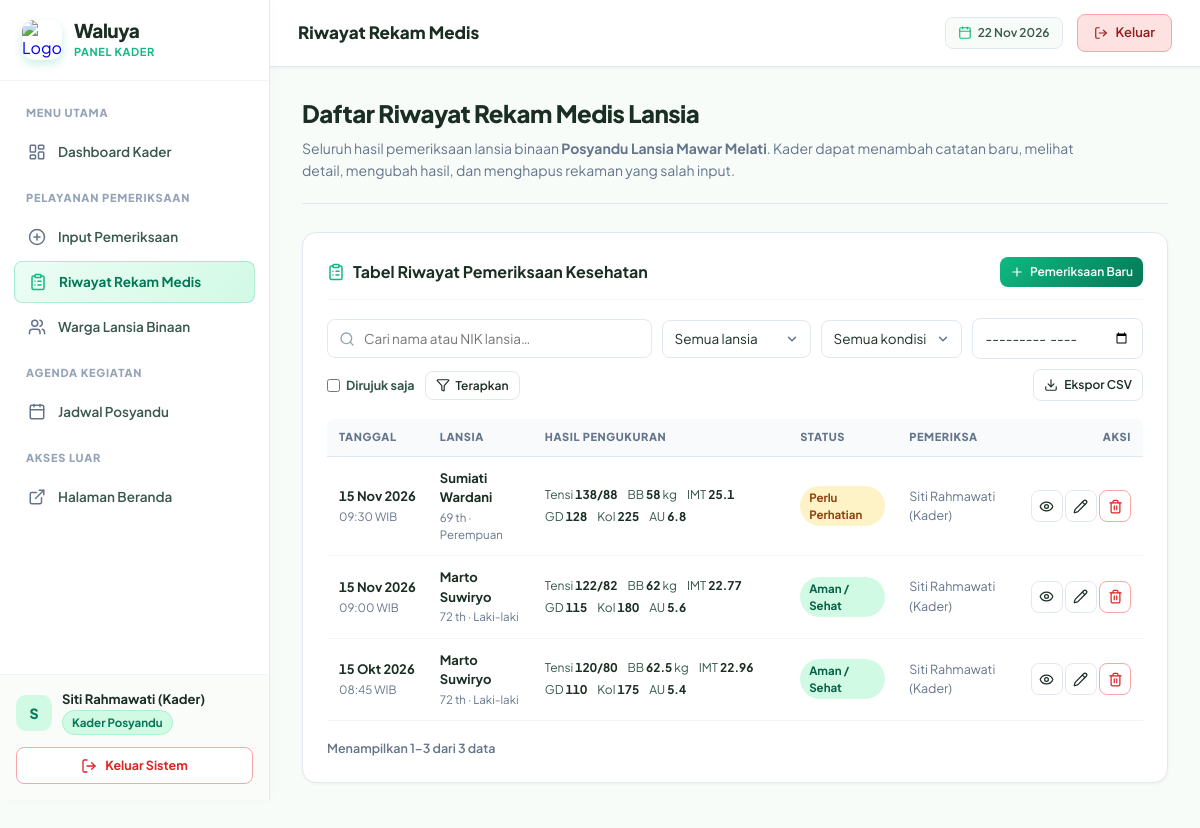
Screenshot of /kader/riwayat.php (signed in) with the database file from the repository.
### tables this page shows
CREATE TABLE `kader` (
  `id_kader` INT UNSIGNED NOT NULL AUTO_INCREMENT,
  `id_user` INT UNSIGNED NOT NULL UNIQUE,
  `id_posyandu` INT UNSIGNED NOT NULL,
  `nik` CHAR(16) NOT NULL UNIQUE,
  `jabatan` ENUM('Ketua', 'Sekretaris', 'Bendahara', 'Anggota') NOT NULL DEFAULT 'Anggota',
  `tanggal_bergabung` DATE NOT NULL,
  `status_kader` ENUM('aktif', 'cuti', 'nonaktif') NOT NULL DEFAULT 'aktif',
  `created_at` DATETIME NOT NULL DEFAULT CURRENT_TIMESTAMP,
  `updated_at` DATETIME NOT NULL DEFAULT CURRENT_TIMESTAMP ON UPDATE CURRENT_TIMESTAMP,
  PRIMARY KEY (`id_kader`),
  CONSTRAINT `fk_kader_user` FOREIGN KEY (`id_user`) REFERENCES `users` (`id_user`) ON DELETE CASCADE ON UPDATE CASCADE,
  CONSTRAINT `fk_kader_posyandu` FOREIGN KEY (`id_posyandu`) REFERENCES `posyandu` (`id_posyandu`) ON DELETE RESTRICT ON UPDATE CASCADE
);

CREATE TABLE `posyandu` (
  `id_posyandu` INT UNSIGNED NOT NULL AUTO_INCREMENT,
  `nama_posyandu` VARCHAR(100) NOT NULL,
  `alamat` VARCHAR(255) NOT NULL,
  `rt` VARCHAR(5) NOT NULL,
  `rw` VARCHAR(5) NOT NULL,
  `kelurahan` VARCHAR(100) NOT NULL,
  `kecamatan` VARCHAR(100) NOT NULL,
  `kota` VARCHAR(100) NOT NULL,
  `puskesmas_pembina` VARCHAR(100) NOT NULL,
  `kontak_posyandu` VARCHAR(30) NULL,
  `status` ENUM('aktif', 'nonaktif') NOT NULL DEFAULT 'aktif',
  `created_at` DATETIME NOT NULL DEFAULT CURRENT_TIMESTAMP,
  `updated_at` DATETIME NOT NULL DEFAULT CURRENT_TIMESTAMP ON UPDATE CURRENT_TIMESTAMP,
  PRIMARY KEY (`id_posyandu`)
);

CREATE TABLE `riwayat_kesehatan` (
  `id_riwayat` INT UNSIGNED NOT NULL AUTO_INCREMENT,
  `id_lansia` INT UNSIGNED NOT NULL,
  `id_kader` INT UNSIGNED NULL COMMENT 'Kader yang melakukan pemeriksaan fisik',
  `tanggal_pemeriksaan` DATE NOT NULL,
  `waktu_pemeriksaan` TIME NOT NULL,
  
   
  `berat_badan` DECIMAL(5,2) NOT NULL COMMENT 'kg',
  `tinggi_badan` DECIMAL(5,2) NOT NULL COMMENT 'cm',
  `imt` DECIMAL(5,2) NOT NULL COMMENT 'Indeks Massa Tubuh',
  `status_imt` ENUM('Kurus', 'Normal', 'Kelebihan BB', 'Obesitas') NOT NULL DEFAULT 'Normal',
  
   
  `tensi_sistolik` INT NOT NULL COMMENT 'mmHg (contoh: 120)',
  `tensi_diastolik` INT NOT NULL COMMENT 'mmHg (contoh: 80)',
  `status_tensi` ENUM('Hipotensi', 'Normal', 'Pra-hipertensi', 'Hipertensi 1', 'Hipertensi 2') NOT NULL DEFAULT 'Normal',
  `detak_jantung` INT NOT NULL COMMENT 'bpm (contoh: 78)',
  `suhu_tubuh` DECIMAL(4,2) NOT NULL COMMENT 'Celcius (contoh: 36.50)',
  
   
  `gula_darah` INT NULL COMMENT 'mg/dL (contoh: 110)',
  `status_gula_darah` ENUM('Rendah', 'Normal', 'Tinggi') NULL,
  `kolesterol` INT NULL COMMENT 'mg/dL (contoh: 180)',
  `status_kolesterol` ENUM('Normal', 'Tinggi') NULL,
  `asam_urat` DECIMAL(4,2) NULL COMMENT 'mg/dL (contoh: 5.2)',
  `status_asam_urat` ENUM('Normal', 'Tinggi') NULL,
  
   
  `keluhan` TEXT NULL COMMENT 'Keluhan fisik dari lansia',
  `catatan_kader` TEXT NULL COMMENT 'Tindakan atau saran gizi dari kader',
  `status_kondisi` ENUM('Aman / Sehat', 'Perlu Perhatian', 'Risiko Tinggi') NOT NULL DEFAULT 'Aman / Sehat',
  `rujukan_puskesmas` ENUM('Ya', 'Tidak') NOT NULL DEFAULT 'Tidak',
  
  `created_at` DATETIME NOT NULL DEFAULT CURRENT_TIMESTAMP,
  `updated_at` DATETIME NOT NULL DEFAULT CURRENT_TIMESTAMP ON UPDATE CURRENT_TIMESTAMP,
  PRIMARY KEY (`id_riwayat`),
  CONSTRAINT `fk_riwayat_lansia` FOREIGN KEY (`id_lansia`) REFERENCES `lansia` (`id_lansia`) ON DELETE CASCADE ON UPDATE CASCADE,
  CONSTRAINT `fk_riwayat_kader` FOREIGN KEY (`id_kader`) REFERENCES `kader` (`id_kader`) ON DELETE SET NULL ON UPDATE CASCADE,
  INDEX `idx_riwayat_tanggal` (`tanggal_pemeriksaan`),
  INDEX `idx_riwayat_kondisi` (`status_kondisi`)
);

CREATE TABLE `lansia` (
  `id_lansia` INT UNSIGNED NOT NULL AUTO_INCREMENT,
  `id_posyandu` INT UNSIGNED NOT NULL,
  `id_keluarga` INT UNSIGNED NULL COMMENT 'Penanggung jawab dari tabel keluarga',
  `nik` CHAR(16) NOT NULL UNIQUE,
  `no_kk` CHAR(16) NULL,
  `nama_lengkap` VARCHAR(100) NOT NULL,
  `tempat_lahir` VARCHAR(60) NOT NULL,
  `tanggal_lahir` DATE NOT NULL,
  `jenis_kelamin` ENUM('L', 'P') NOT NULL,
  `golongan_darah` ENUM('A', 'B', 'AB', 'O', 'Tidak Tahu') NOT NULL DEFAULT 'Tidak Tahu',
  `agama` VARCHAR(30) NOT NULL DEFAULT 'Islam',
  `alamat` TEXT NOT NULL,
  `rt` VARCHAR(5) NOT NULL,
  `rw` VARCHAR(5) NOT NULL,
  `no_hp` VARCHAR(20) NULL,
  `hubungan_keluarga` VARCHAR(50) NULL COMMENT 'Contoh: Ayah Kandung, Ibu Mertua, Kakek, Nenek',
  `riwayat_penyakit` TEXT NULL COMMENT 'Hipertensi, Kolesterol, Diabetes, dll',
  `riwayat_alergi` TEXT NULL,
  `status_lansia` ENUM('aktif', 'pindah', 'meninggal') NOT NULL DEFAULT 'aktif',
  `created_at` DATETIME NOT NULL DEFAULT CURRENT_TIMESTAMP,
  `updated_at` DATETIME NOT NULL DEFAULT CURRENT_TIMESTAMP ON UPDATE CURRENT_TIMESTAMP,
  PRIMARY KEY (`id_lansia`),
  CONSTRAINT `fk_lansia_posyandu` FOREIGN KEY (`id_posyandu`) REFERENCES `posyandu` (`id_posyandu`) ON DELETE RESTRICT ON UPDATE CASCADE,
  CONSTRAINT `fk_lansia_keluarga` FOREIGN KEY (`id_keluarga`) REFERENCES `keluarga` (`id_keluarga`) ON DELETE SET NULL ON UPDATE CASCADE
);

CREATE TABLE `users` (
  `id_user` INT UNSIGNED NOT NULL AUTO_INCREMENT,
  `nama_lengkap` VARCHAR(100) NOT NULL,
  `email` VARCHAR(100) NOT NULL UNIQUE,
  `no_hp` VARCHAR(20) NOT NULL UNIQUE,
  `password` VARCHAR(255) NOT NULL COMMENT 'Bcrypt Hash password',
  `role` ENUM('admin', 'kader', 'keluarga') NOT NULL DEFAULT 'keluarga',
  `status_akun` ENUM('pending', 'aktif', 'ditolak', 'nonaktif') NOT NULL DEFAULT 'pending' COMMENT 'Keluarga yang baru daftar statusnya pending hingga di-ACC admin',
  `id_admin_acc` INT UNSIGNED NULL COMMENT 'ID Admin yang menyetujui / memverifikasi akun',
  `tanggal_acc` DATETIME NULL COMMENT 'Waktu disetujui oleh admin',
  `catatan_acc` TEXT NULL COMMENT 'Catatan admin saat verifikasi atau alasan jika ditolak',
  `foto_profil` VARCHAR(255) DEFAULT 'default_avatar.png',
  `terakhir_login` DATETIME NULL,
  `created_at` DATETIME NOT NULL DEFAULT CURRENT_TIMESTAMP,
  `updated_at` DATETIME NOT NULL DEFAULT CURRENT_TIMESTAMP ON UPDATE CURRENT_TIMESTAMP,
  PRIMARY KEY (`id_user`),
  INDEX `idx_users_role` (`role`),
  INDEX `idx_users_status` (`status_akun`),
  CONSTRAINT `fk_users_admin_acc` FOREIGN KEY (`id_admin_acc`) REFERENCES `users` (`id_user`) ON DELETE SET NULL ON UPDATE CASCADE
);

### kader/riwayat.php (the view, shortened to what the rows shown need)
<?php
require_once '../config/database.php';
require_once '../config/auth.php';
require_once '../config/kesehatan.php';
$kader = require_kader($pdo);
$q        = trim((string)($_GET['q'] ?? ''));
$kondisi  = (string)($_GET['kondisi'] ?? '');
$bulan    = (string)($_GET['bulan'] ?? '');
$id_lansia = (int)($_GET['id_lansia'] ?? 0);
$rujukan  = (string)($_GET['rujukan'] ?? '');
$page     = max(1, (int)($_GET['page'] ?? 1));
$perPage  = 10;
$where  = ['l.id_posyandu = :p'];
$params = ['p' => $kader['id_posyandu']];
if (in_array($kondisi, STATUS_KONDISI_LIST, true)) {
    $where[] = 'rk.status_kondisi = :kondisi';
    $params['kondisi'] = $kondisi;
} else {
    $kondisi = '';
}
if (preg_match('/^\d{4}-(0[1-9]|1[0-2])$/', $bulan)) {
    $where[] = "DATE_FORMAT(rk.tanggal_pemeriksaan, '%Y-%m') = :bulan";
    $params['bulan'] = $bulan;
} else {
    $bulan = '';
}
if ($rujukan === 'Ya') {
    $where[] = "rk.rujukan_puskesmas = 'Ya'";
} else {
    $rujukan = '';
}
$whereSql = implode(' AND ', $where);
$baseFrom = "FROM riwayat_kesehatan rk
             JOIN lansia l ON l.id_lansia = rk.id_lansia
             LEFT JOIN kader kd ON kd.id_kader = rk.id_kader
             LEFT JOIN users uk ON uk.id_user = kd.id_user";
$selectCols = "rk.*, l.nama_lengkap AS nama_lansia, l.nik AS nik_lansia, l.jenis_kelamin, l.tanggal_lahir,
               uk.nama_lengkap AS nama_kader";
$stmt = $pdo->prepare("SELECT COUNT(*) $baseFrom WHERE $whereSql");
$stmt->execute($params);
$total = (int)$stmt->fetchColumn();
$maxPage = max(1, (int)ceil($total / $perPage));
$page = min($page, $maxPage);
$offset = ($page - 1) * $perPage;
$stmt = $pdo->prepare("SELECT $selectCols $baseFrom WHERE $whereSql
                       ORDER BY rk.tanggal_pemeriksaan DESC, rk.waktu_pemeriksaan DESC, rk.id_riwayat DESC
                       LIMIT $perPage OFFSET $offset");
$stmt->execute($params);
$rows = $stmt->fetchAll();
$has_filter = ($q !== '' || $kondisi !== '' || $bulan !== '' || $id_lansia > 0 || $rujukan !== '');
include '../components/kader-layout-top.php';
?>
<div class="welcome-banner">
    <h1 class="welcome-title">Daftar Riwayat Rekam Medis Lansia</h1>
    <p class="welcome-subtitle">
        Seluruh hasil pemeriksaan lansia binaan <strong><?= e($kader['nama_posyandu']) ?></strong>. Kader dapat menambah catatan baru, melihat detail, mengubah hasil, dan menghapus rekaman yang salah input.
    </p>
</div>
<div class="card">
    <?php if (!$rows): ?>
        <div class="empty-state">
            <i data-lucide="clipboard-x"></i>
            <h4><?= $has_filter ? 'Tidak ada data yang cocok' : 'Belum ada riwayat pemeriksaan' ?></h4>
            <p><?= $has_filter ? 'Coba ubah atau reset filter pencarian.' : 'Mulai dengan menambahkan pemeriksaan pertama.' ?></p>
        </div>
    <?php else: ?>
        <div class="table-wrap">
            <table class="data-table table-responsive">
                <thead>
                    <tr>
                        <th>Tanggal</th>
                        <th>Lansia</th>
                        <th>Hasil Pengukuran</th>
                        <th>Status</th>
                        <th>Pemeriksa</th>
                        <th class="col-actions">Aksi</th>
                    </tr>
                </thead>
                <tbody>
                <?php foreach ($rows as $r):
                    $detail = [
                        'id' => (int)$r['id_riwayat'],
                        'nama' => $r['nama_lansia'], 'nik' => $r['nik_lansia'],
                        'usia' => hitung_usia($r['tanggal_lahir']), 'jk' => $r['jenis_kelamin'],
                        'tgl' => tgl_id_panjang($r['tanggal_pemeriksaan']), 'jam' => jam_hm($r['waktu_pemeriksaan']),
                        'bb' => $r['berat_badan'] + 0, 'tb' => $r['tinggi_badan'] + 0, 'imt' => $r['imt'] + 0, 's_imt' => $r['status_imt'],
                        'sis' => $r['tensi_sistolik'], 'dia' => $r['tensi_diastolik'], 's_tensi' => $r['status_tensi'],
                        'nadi' => $r['detak_jantung'], 'suhu' => $r['suhu_tubuh'] + 0,
                        'gula' => $r['gula_darah'], 's_gula' => $r['status_gula_darah'],
                        'kol' => $r['kolesterol'], 's_kol' => $r['status_kolesterol'],
                        'au' => $r['asam_urat'] !== null ? $r['asam_urat'] + 0 : null, 's_au' => $r['status_asam_urat'],
                        'keluhan' => $r['keluhan'], 'catatan' => $r['catatan_kader'],
                        'kondisi' => $r['status_kondisi'], 'rujuk' => $r['rujukan_puskesmas'], 'kader' => $r['nama_kader'],
                        'badge' => [
                            'imt' => badge_class($r['status_imt']), 'tensi' => badge_class($r['status_tensi']),
                            'gula' => badge_class($r['status_gula_darah']), 'kol' => badge_class($r['status_kolesterol']),
                            'au' => badge_class($r['status_asam_urat']), 'kondisi' => badge_class($r['status_kondisi']),
                        ],
                    ];
                ?>
                    <tr>
                        <td data-label="Tanggal">
                            <div class="cell-main num nowrap"><?= e(tgl_id($r['tanggal_pemeriksaan'])) ?></div>
                            <div class="cell-sub"><?= e(jam_hm($r['waktu_pemeriksaan'])) ?> WIB</div>
                        </td>
                        <td data-label="Lansia">
                            <a href="lansia-detail.php?id=<?= (int)$r['id_lansia'] ?>" class="cell-main" style="text-decoration:none;color:inherit"><?= e($r['nama_lansia']) ?></a>
                            <div class="cell-sub"><?= hitung_usia($r['tanggal_lahir']) ?> th · <?= $r['jenis_kelamin'] === 'L' ? 'Laki-laki' : 'Perempuan' ?></div>
                        </td>
                        <td data-label="Hasil">
                            <div class="vital-line num">
                                <span>Tensi <b><?= (int)$r['tensi_sistolik'] ?>/<?= (int)$r['tensi_diastolik'] ?></b></span>
                                <span>BB <b><?= e($r['berat_badan'] + 0) ?></b> kg</span>
                                <span>IMT <b><?= e($r['imt'] + 0) ?></b></span>
                                <?php if ($r['gula_darah'] !== null): ?><span>GD <b><?= (int)$r['gula_darah'] ?></b></span><?php endif; ?>
                                <?php if ($r['kolesterol'] !== null): ?><span>Kol <b><?= (int)$r['kolesterol'] ?></b></span><?php endif; ?>
                                <?php if ($r['asam_urat'] !== null): ?><span>AU <b><?= e($r['asam_urat'] + 0) ?></b></span><?php endif; ?>
                            </div>
                        </td>
                        <td data-label="Status">
                            <span class="badge <?= badge_class($r['status_kondisi']) ?>"><?= e($r['status_kondisi']) ?></span>
                        </td>
                        <td data-label="Pemeriksa"><span class="cell-sub" style="font-size:12.5px"><?= e($r['nama_kader'] ?: '—') ?></span></td>
                        <td class="col-actions">
                            <button type="button" class="btn btn-secondary btn-sm btn-icon" title="Lihat detail" aria-label="Lihat detail"
                                    data-detail="<?= e(json_encode($detail, JSON_UNESCAPED_UNICODE | JSON_HEX_TAG | JSON_HEX_AMP | JSON_HEX_APOS | JSON_HEX_QUOT)) ?>"
                                    onclick="showDetail(this)"><i data-lucide="eye" style="width:15px;height:15px;"></i></button>
                            <?php if ($kader['can_write']): ?>
                                <a href="input-pemeriksaan.php?edit=<?= (int)$r['id_riwayat'] ?>" class="btn btn-secondary btn-sm btn-icon" title="Ubah" aria-label="Ubah"><i data-lucide="pencil" style="width:15px;height:15px;"></i></a>
                                <button type="button" class="btn btn-outline-danger btn-sm btn-icon" title="Hapus" aria-label="Hapus"
                                        data-id="<?= (int)$r['id_riwayat'] ?>" data-nama="<?= e($r['nama_lansia']) ?>" data-tgl="<?= e(tgl_id_panjang($r['tanggal_pemeriksaan'])) ?>"
                                        onclick="askDelete(this)"><i data-lucide="trash-2" style="width:15px;height:15px;"></i></button>
                            <?php endif; ?>
                        </td>
                    </tr>
                <?php endforeach; ?>
                </tbody>
            </table>
        </div>
    <?php endif; ?>
</div>
<?php
include '../components/kader-layout-bottom.php';

### rows the page displays
kader: id_posyandu.nama_posyandu "Posyandu Lansia Mawar Melati"
riwayat_kesehatan: tanggal_pemeriksaan "15 Nov 2026", waktu_pemeriksaan "09:30", id_lansia.nama_lengkap "Sumiati Wardani", id_lansia.tanggal_lahir "69", shows "Perempuan", tensi_sistolik "138", tensi_diastolik "88", $r['berat_badan'] + 0 "58", $r['imt'] + 0 "25.1", gula_darah "128", kolesterol "225", $r['asam_urat'] + 0 "6.8", status_kondisi "Perlu Perhatian", users.nama_lengkap "Siti Rahmawati (Kader)"
riwayat_kesehatan: tanggal_pemeriksaan "15 Nov 2026", waktu_pemeriksaan "09:00", id_lansia.nama_lengkap "Marto Suwiryo", id_lansia.tanggal_lahir "72", shows "Laki-laki", tensi_sistolik "122", tensi_diastolik "82", $r['berat_badan'] + 0 "62", $r['imt'] + 0 "22.77", gula_darah "115", kolesterol "180", $r['asam_urat'] + 0 "5.6", status_kondisi "Aman / Sehat", users.nama_lengkap "Siti Rahmawati (Kader)"
riwayat_kesehatan: tanggal_pemeriksaan "15 Okt 2026", waktu_pemeriksaan "08:45", id_lansia.nama_lengkap "Marto Suwiryo", id_lansia.tanggal_lahir "72", shows "Laki-laki", tensi_sistolik "120", tensi_diastolik "80", $r['berat_badan'] + 0 "62.5", $r['imt'] + 0 "22.96", gula_darah "110", kolesterol "175", $r['asam_urat'] + 0 "5.4", status_kondisi "Aman / Sehat", users.nama_lengkap "Siti Rahmawati (Kader)"

### other values shown
$role_info['title'] "PANEL KADER"
substr($user_name, 0, 1) "S"
$user_name "Siti Rahmawati (Kader)"
$role_info['badge'] "Kader Posyandu"
$topbar_title "Riwayat Rekam Medis"
$from "1"
$to "3"
$total "3"
